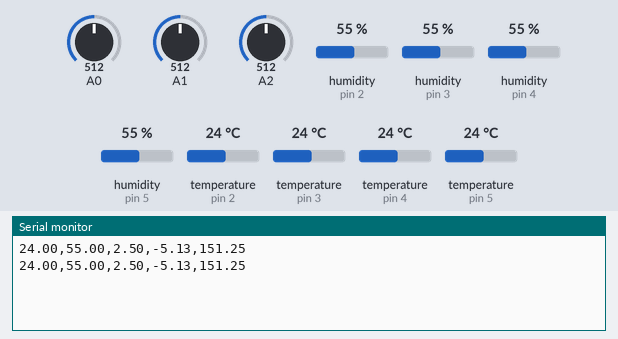
The sketch below on a simulated Arduino Uno, built with avr-gcc and run on an emulated ATmega328P. Shown: the last lines printed to the serial monitor. The inputs (shaded band) are chosen by the test bench; at power-on: humidity (sensors on pin 2, pin 3, pin 4, pin 5) 55 %, A0 = 512, A1 = 512, A2 = 512, temperature (sensors on pin 2, pin 3, pin 4, pin 5) 24 °C.

Above: at 1.8 s.
1.9 s: humidity (sensor on pin 2) set to 22 %
At 3.3 s:
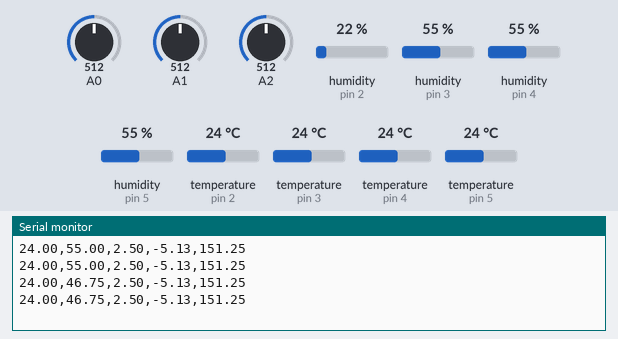
3.4 s: humidity (sensor on pin 3) set to 22 %
At 4.7 s:
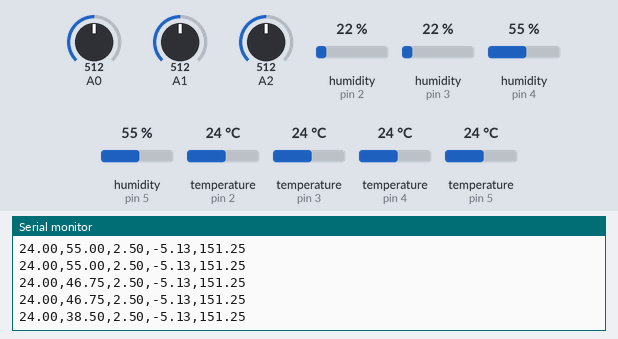
4.9 s: humidity (sensor on pin 4) set to 22 %
At 5.6 s:
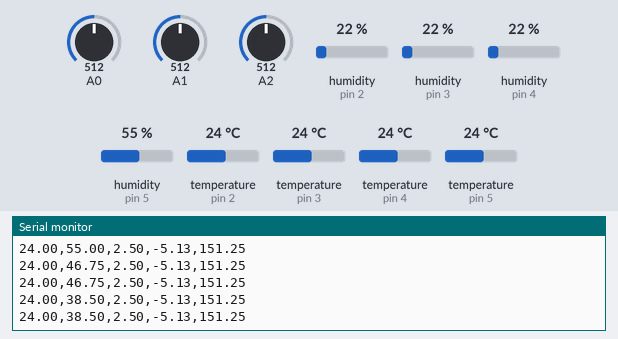
6.4 s: humidity (sensor on pin 5) set to 22 %
At 7.7 s:
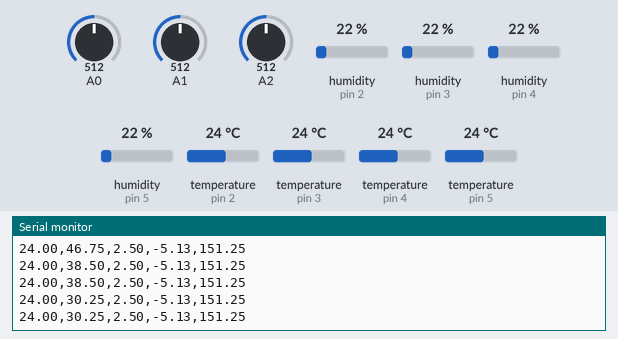
7.9 s: A0 set to 716
At 9.3 s:
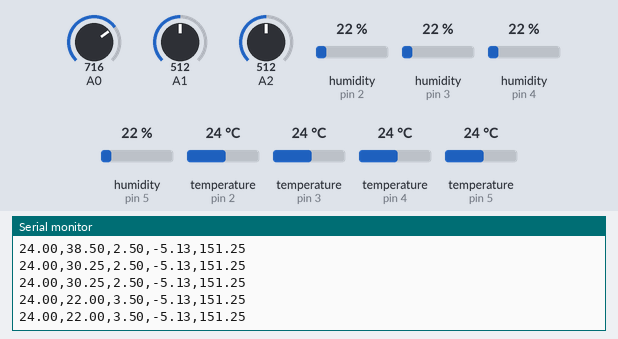
9.4 s: A1 set to 716
At 11.0 s:
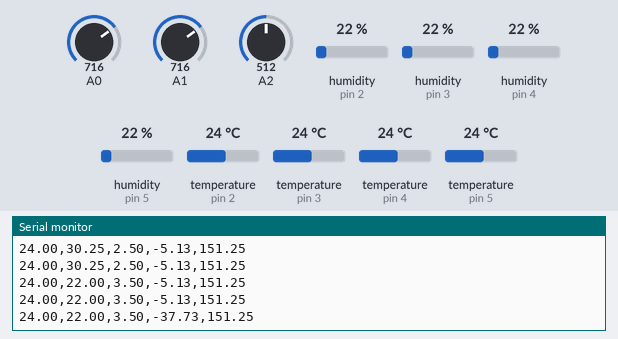
Timing chart, 0 to 11.9 s (numbered marks = the images above; inputs shaded):
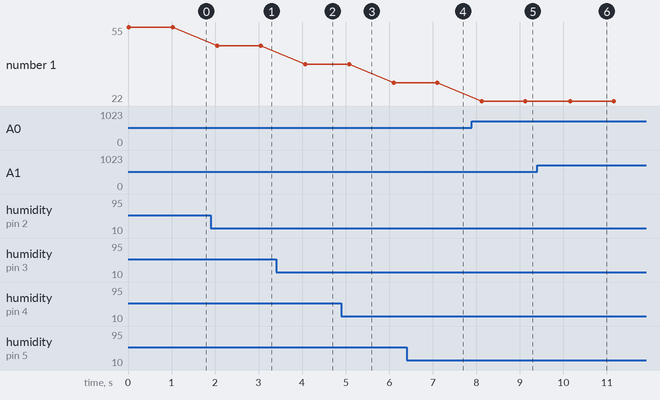

Measured:
- after the input at 1.9 s, the serial monitor: prints a new line after 0.15 s (image 1)
- after the input at 3.4 s, the serial monitor: prints a new line after 0.68 s (image 2)
- after the input at 7.9 s, the serial monitor: prints a new line after 0.23 s (image 5)
- after the input at 9.4 s, the serial monitor: prints a new line after 0.76 s (image 6)
- plotted number 1: 55 → 46.75 after the input at 1.9 s, 46.75 → 38.5 after the input at 3.4 s, 38.5 → 30.25 after the input at 4.9 s

The sketch:

SnailArena.ino
```cpp
#include <Adafruit_Sensor.h>
#include <DHT.h>
#include <DHT_U.h>

#define DHTPIN1 2
#define DHTPIN2 3
#define DHTPIN3 4
#define DHTPIN4 5

// Uncomment the type of sensor in use:
#define DHTTYPE1    DHT11     // DHT 11
#define DHTTYPE2    DHT22     // DHT 22 (AM2302)
#define DHTTYPE3    DHT21     // DHT 21 (AM2301)

DHT dht[] = {
  {DHTPIN1, DHTTYPE2},
  {DHTPIN2, DHTTYPE2},
  {DHTPIN3, DHTTYPE2},
  {DHTPIN4, DHTTYPE2}
};

float humidity[4];
float temperature[4];

void setup() {
  // put your setup code here, to run once:
  Serial.begin(115200);
  for (auto& sensor : dht) {
    sensor.begin();
  }
}

void loopTable(float humidity[4],float temperature[4]){
  Serial.print(F("Temperature "));
  for (int i = 0; i < 4; i++) {
    Serial.print("\t");
    Serial.print(temperature[i]);
  }
  Serial.println("");
  Serial.print(F("Humidity "));
  for (int i = 0; i < 4; i++) {
    Serial.print("\t");
    Serial.print(humidity[i]);
  }
  Serial.println("");
  Serial.println("");
}

void thruSerial(float humidity[4],float temperature[4]){
  Serial.print(F("T:"));
  for (int i = 0; i < 4; i++) {
    Serial.print(temperature[i]);
    if(i!=3){
      Serial.print(",");
    }
  }
  Serial.println("");
  Serial.print(F("H:"));
  for (int i = 0; i < 4; i++) {
    Serial.print(humidity[i]);
    if(i!=3){
      Serial.print(",");
    }

  }
  Serial.println("");
}

void averaged(float humidity[4],float temperature[4]){
  float tsum=0.0;
  float hsum=0.0;
  float tave=0.0;
  float have=0.0;

  for (int i = 0; i < 4; i++) {
    tsum=tsum+temperature[i];
  }
  tave=tsum/4;
  for (int i = 0; i < 4; i++) {
    hsum=hsum+humidity[i];
  }
  have=hsum/4;

  Serial.print(tave);
  Serial.print(",");
  Serial.print(have);
  Serial.println("");
}
float ave(float arr[4]){
  float sum=0.0;
  float average=0.0;
  for (int i = 0; i < 4; i++) {
    sum=sum+arr[i];
  }
  average=sum/4;
  return average;
}
void loop() {
//  readFromDHT
  for (int i = 0; i < 4; i++) {
    temperature[i] = dht[i].readTemperature();
    humidity[i] = dht[i].readHumidity();
  }

//  loopTable(humidity, temperature);
//  thruSerial(humidity, temperature);
//  averaged(humidity, temperature);
  float temp = ave(temperature);
  float hum = ave(humidity);

  int ldr = analogRead(A0);
  float ldr_volt = ldr * (5.0 / 1023.0);
//  Serial.println(ldr_volt);

  int temp1 = analogRead(A1);
  float temp1_volt = temp1 * (5.0 / 1023.0);
//  Serial.println(temp1_volt);
  float temp1_measure = -32.7*temp1_volt + 76.7;

  int temp2 = analogRead(A2);
  float temp2_volt = temp2 * (5.0 / 1023.0);
  float temp2_measure = 21.2*temp2_volt + 98.2;
//  Serial.println(temp2_volt);
  Serial.print(temp);
  Serial.print(",");
  Serial.print(hum);
  Serial.print(",");
  Serial.print(ldr_volt);
  Serial.print(",");
  Serial.print(temp1_measure);
  Serial.print(",");
  Serial.print(temp2_measure);
  Serial.println("");

  delay(1000);
}
```
